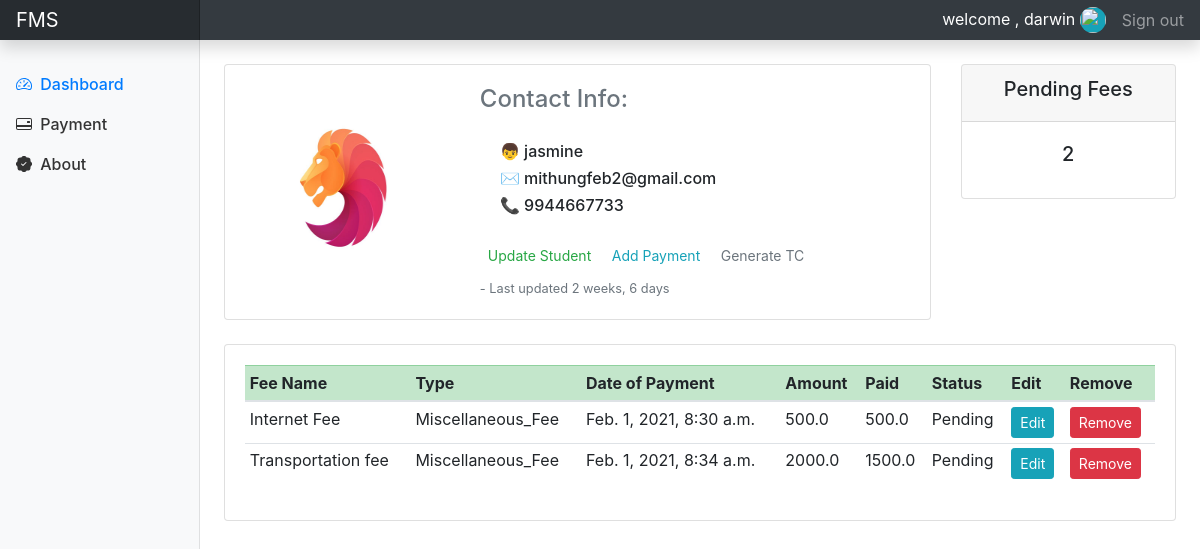
Screenshot of /student/6/ (signed in) with the database file from the repository.
### accounts/models.py (models this page shows, shortened)
class Student(models.Model):
	BRANCH = (
		('CSE','CSE'),
		('ISE','ISE'),
		('ME','ME'),
		('CVE','CVE'),
		('ECE','ECE'),
		('EEE','EEE'),
		('Aeronautical/ Aerospace Eng','AE'),
		('Artificial Intelligence Eng','AIE'),
		)
	CATEGORY1 = (
		('KCET','KCET'),
		('COMEDK','COMEDK'),
		('MANAGEMENT','MANAGEMENT')
		)
	EDUCATIONAL_LEVEL = (
		('12','12'),
		('DIPLOMA','DIPLOMA'),
		)
	GENDER = (
		('MALE','M'),
		('FEMALE','F'),
		('OTHER','O')
		)
	user = models.OneToOneField(User, null=True, blank=True, on_delete=models.CASCADE)
	name = models.CharField(max_length=200, null=True)
	usn = models.CharField(max_length=200, unique=True, null=True)
	phone = models.CharField(max_length=200, null=True)
	email = models.CharField(max_length=200, null=True)
	father_name = models.CharField(max_length=50, null=True, blank=True)
	dob = models.DateField(null=True,blank=True)
	nationality = models.CharField(max_length=20, null=True, blank=True)
	gender = models.CharField(max_length=10, null=True, choices=GENDER)
	ad_date = models.DateField(null=True, blank=True)
	batch = models.CharField(max_length=10)
	branch = models.CharField(max_length=50, choices=BRANCH)
	sem = models.CharField(max_length=5)
	profile_pic = models.ImageField(default="default_profile_pic.png",null=True, blank=True)
	category = models.CharField(max_length=20, choices=CATEGORY1)
	ed_level = models.CharField(max_length=20, choices=EDUCATIONAL_LEVEL)
	attendence = models.IntegerField(null=True, blank=True)
	cgpa = models.FloatField(null=True, blank=True)
	created_at = models.DateTimeField(auto_now_add=True, null=True)
	updated_at = models.DateTimeField(auto_now=True, null=True)

class Payment(models.Model):
	STATUS = (
		('Pending', 'Pending'),
		('Recieved', 'Recieved'),
		('Acknowledged', 'Acknowledged'),
		)
	MODE_OF_PAYMENT = (
		('NEFT','NEFT'),
		('BANK-TO-BANK','BANK-TO-BANK'),
		('NETBANKING','NETBANKING'),
		('CASH','CASH'),
		)
	student_id = models.ForeignKey(Student, null=True, on_delete=models.SET_NULL)
	fee_id = models.ForeignKey(Fee, null=True, on_delete= models.SET_NULL)
	amount_paid = models.FloatField()
	mode_payment = models.CharField(max_length=25, choices=MODE_OF_PAYMENT)
	date_created = models.DateTimeField(auto_now_add=True, null=True)
	status = models.CharField(max_length=200, null=True, choices=STATUS)

class Fee(models.Model):
	CATEGORY = (
		('Tuition_Fee','Tuition_Fee'),
		('Miscellaneous_Fee','Miscellaneous_Fee'),
		('University_Fee','University_Fee'),
		)
	name = models.CharField(max_length=200, null=True)
	category = models.CharField(max_length=200, null=True, choices=CATEGORY)
	description = models.CharField(max_length=200, null=True, blank=True)
	amount = models.FloatField(null=True)
	date_created = models.DateTimeField(auto_now_add=True, null=True)
	tags = models.ManyToManyField(Tag)
	"""
	course = models.CharField(max_length=50, choices=COURSE)
	college_type = models.CharField(max_length=50, choices=COLLEGE_TYPE)
	entry = models.CharField(max_length=20, choices=ENTRY)
	quota = models.CharField(max_length=50, choices=QUOTA)
	amount = models.FloatField()
	date_created = models.DateTimeField(auto_now_add=True)
	ayear = models.DateField()

	"""

### accounts/decorators.py (the view)
		def wrapper_func(request, *args, **kwargs):
			group = None;
			if request.user.groups.exists():
				group = request.user.groups.all()[0].name
			if group in allowed_roles:
				return view_func(request, *args, **kwargs)
			else:
				return HttpResponse("U are not authorized to view this page")

### accounts/views.py (called while the page is built)
@login_required(login_url='login')
@allowed_users(allowed_roles=['admin'])
def student(request, pk):
	student = Student.objects.get(id=pk)
	payments= student.payment_set.all()
	payment_count = payments.filter(status='Pending').count()
	context = {'student':student, 'payments':payments, 'payment_count':payment_count}
	return render(request, 'accounts/student_info.html', context)

### accounts/templates/accounts/student_info.html
{% extends 'accounts/main.html' %}
{% block content %}
<div class="col-md-9 ml-sm-auto col-lg-10 px-md-4">
  <br>
  <div class="row">
    <div class="col-md-9">
    <div class="card">
      <div class="row no-gutters">
        <div class="col-md-4">
          <img src="{{student.profile_pic.url}}" class="rounded-circle mx-auto d-block mt-5" width="150px" height="150px">
        </div>
        <div class="col-md-8">
          <div class="card-body">
            <h4 class="text-secondary">Contact Info:</h4>
              <div class="card-body">
                <h6>👦 {{student.name}}</h6>
                <h6>✉ {{student.email}}</h6>
                <h6>📞 {{student.phone}}</h6>
              </div>
              <div>
                <a class="btn-sm btn-outline-success text-center" style="text-decoration:none;" href="{% url 'update_student' student.id %}">Update Student</a>
                <a class="btn-sm btn-outline-info text-center" style="text-decoration:none;" href="{% url 'create_payment' student.id %}">Add Payment</a>
                <a class="btn-sm btn-outline-secondary text-center" style="text-decoration:none;" href="{% url 'create_tc' student.id %}">Generate TC</a>
              </div>
              <p class="card-text mt-2"><small class="text-muted">- Last updated {{student.updated_at|timesince}} </small></p>
          </div>
        </div>
      </div>
    </div>
  </div>
    <div class="col-md-3">
      <div class="card">
        <div class="card-header text-center"><h5>Pending Fees</h5></div>
        <div class="card-body">
          <h5 class="card-title text-center">{{payment_count}}</h5>
        </div>
      </div>
    </div>
  </div>
  <br>
  <div class="row">
    <div class="col-md">
      <div class="card card-body">
        <table class="table table-sm">
          <thead class="table-success">
            <tr>
              <th>Fee Name</th>
              <th>Type</th>
              <th>Date of Payment</th>
              <th>Amount</th>
              <th>Paid</th>
              <th>Status</th>
              <th>Edit</th>
              <th>Remove</th>
            </tr>
          </thead>
          <tbody>
          {% for payment in payments %}
            <tr>
              <td class="font-weight-normal">{{payment.fee_id.name}}</td>
              <td class="font-weight-normal">{{payment.fee_id.category}}</td>
              <td class="font-weight-normal">{{payment.date_created}}</td>
              <td class="font-weight-normal">{{payment.fee_id.amount}}</td>
              <td class="font-weight-normal">{{payment.amount_paid}}</td>
              <td class="font-weight-normal">{{payment.status}}</td>
              <td class="font-weight-normal"><a class="btn btn-sm btn-info" href="{% url 'update_payment' payment.id %}">Edit</a></td>
              <td class="font-weight-normal"><a class="btn btn-sm btn-danger" href="{% url 'delete_payment' payment.id %}">Remove</a></td>
            </tr>
          {% endfor %}
          </tbody>
        </table>
      </div>
    </div>
  </div>
</div>
{% endblock %}

### accounts/templates/accounts/navbar.html (shortened to what this page needs)
{% load static %}
 <nav class="navbar navbar-dark sticky-top bg-dark flex-md-nowrap p-0 shadow">
    <a class="navbar-brand col-md-3 col-lg-2 mr-0 px-3" href="#">FMS</a>
    <span class="ml-auto" style="color:#fff;">welcome , {{request.user}}
      {% if request.user.student.gender == "MALE" %}
        <img class="rounded-circle border-light bg-info" src="https://icon-library.net//images/boy-icon-png/boy-icon-png-10.jpg" width="26px" height="26px" /></a>
      {% else %}
        <img class="rounded-circle border-light bg-warning" src="https://img.pngio.com/social-user-woman-avatar-profile-icon-female-profile-png-512_512.png" width="26px" height="26px">
      {% endif %}
    </span>
    <ul class="navbar-nav px-3">
      <li class="nav-item">
        <a class="nav-link" href="{% url 'logout' %}">Sign out</a>
      </li>
    </ul>
  </nav>

### static/css/dashboard.css (style rules this page uses)
body { font-size: .875rem; background-color: #c4c4c4; }
.navbar-brand { padding-top: .75rem; padding-bottom: .75rem; font-size: 1rem; background-color: rgba(0, 0, 0, .25); box-shadow: inset -1px 0 0 rgba(0, 0, 0, .25); }

### accounts/templates/accounts/main.html (style rules this page uses)
html { position: relative; min-height: 100%; }

### rows the page displays
Student: profile_pic (picture), name "jasmine", email "mithungfeb2@gmail.com", phone "9944667733", updated_at "2 weeks, 6 days"
Payment: fee_id.name "Internet Fee", fee_id.category "Miscellaneous_Fee", date_created "Feb. 1, 2021, 8:30 a.m.", fee_id.amount "500.0", amount_paid "500.0", status "Pending"
Payment: fee_id.name "Transportation fee", fee_id.category "Miscellaneous_Fee", date_created "Feb. 1, 2021, 8:34 a.m.", fee_id.amount "2000.0", amount_paid "1500.0", status "Pending"

### other values shown
{{ request.user }} "darwin"
{{ payment_count }} "2"
